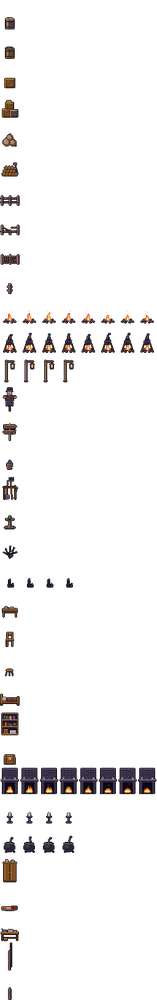
#> input picture src/assets/mc/city/props_dark_p32.png, 157 x 1000 px, shrunk from 256 x 1632 before the run
$ python gen.py
#> lines starting #> are read from the running program, lines starting #| are printed output that depends on the picture
"""Вертикальный забор Альказака (временный кадр до арта Художника).
Атлас props_dark: dm_fence — только горизонтальный пролёт, dm_fence_post — узловой столб с обрубками
жердей в обе стороны; столбы, поставленные колонной, торчат обрубками вбок. Здесь из ТОГО ЖЕ арта:
  кадр 0 (7×18): столб — средний колышек dm_fence без перекладин (верх-пика как у горизонтального пролёта);
  кадр 1 (4×4):  жердь, видимая вдоль глубины — вертикальная полоса; клиент растягивает её по высоте
                 между столбами (однородна по вертикали — растяжение незаметно).
Выход: src/assets/mc/city/fence_v.png (12×18: столб x0..6, жердь x7..10, y0..3)."""
from PIL import Image
import os
R = os.path.join(os.path.dirname(__file__), '../../src/assets/mc/city')
im = Image.open(f'{R}/props_dark_p32.png').convert('RGBA')
#> im is the input picture: PIL image 157x1000 RGBA; mean R, G, B, A 5.5, 4, 3.9, 16.1
F = im.crop((0, 6 * 48, 32, 7 * 48))            # dm_fence
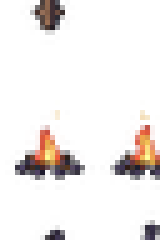
#> F: PIL image 32x48 RGBA (shown 5 times larger); mean R, G, B, A 19, 11.4, 8.3, 25.4; transparent parts drawn white
post = F.crop((13, 30, 20, 48)).copy()           # средний колышек (x 14..18 + край)
clean = [post.getpixel((x, 38 - 30)) for x in range(7)]   # строка без перекладины
#> clean = [(0, 0, 0, 0), (0, 0, 0, 0), (0, 0, 0, 0), (0, 0, 0, 0), (0, 0, 0, 0), (0, 0, 0, 0), (0, 0, 0, 0)]
for y in list(range(34, 38)) + list(range(40, 44)):
    for x in range(7): post.putpixel((x, y - 30), clean[x])
# жердь: цвета перекладины dm_fence (строка 35: светлая, 36: тёмная), контур — как у столба
lt, md, ol = F.getpixel((15, 38)), F.getpixel((16, 38)), F.getpixel((14, 38))   # свет / середина / контур колышка
#> lt = (0, 0, 0, 0); md = (0, 0, 0, 0); ol = (0, 0, 0, 0)
rail = Image.new('RGBA', (5, 4))                 # 4 px — чуть тоньше столба (5)
for y in range(4):
    sh = tuple(int(md[i] * 0.62 + F.getpixel((17, 38))[i] * 0.38) for i in range(3)) + (255,)   # жердь темнее столба — столбы читаются
    for x, c in enumerate([ol, md, sh, ol]): rail.putpixel((x, y), c)
out = Image.new('RGBA', (12, 18)); out.paste(post, (0, 0)); out.paste(rail, (7, 0))
out.save(f'{R}/fence_v.png'); print('ok')
